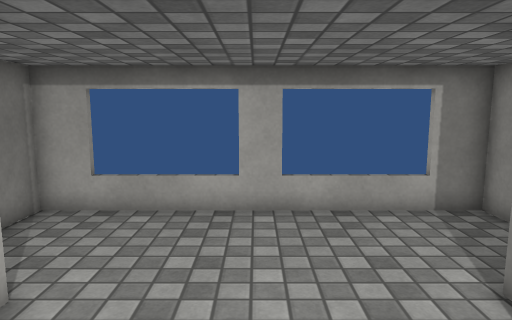
view 1 (above)

12 first-person views from a walk through a 3-D level made in the Unity game engine. The camera is 1.4 m above the floor, tilts 8° down and sees 70° across. The floor is counted in squares, 0.5 m on a side. Each view is taken from the middle of a square. On the plan, view 1 faces up. The plan holds only what a view shows up to about 20 squares ahead; the rest is blank. The place goes on beyond the plan. The player character is not drawn. Some surface patterns are stand-ins.

view 2
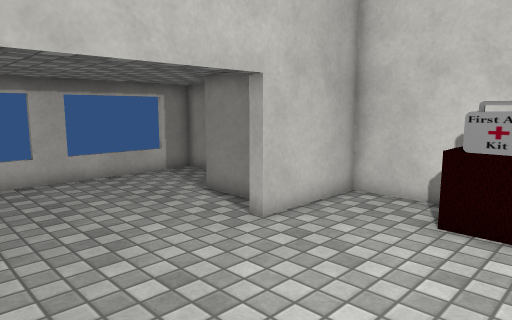

view 3
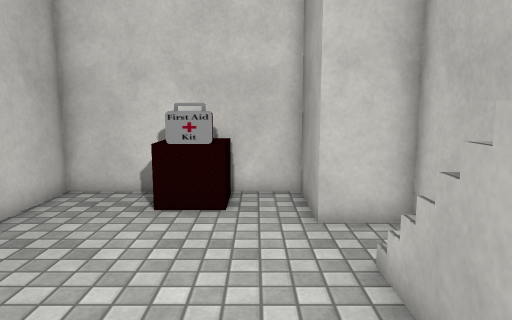

view 4
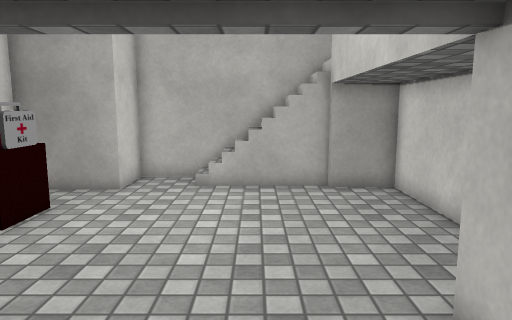

view 5
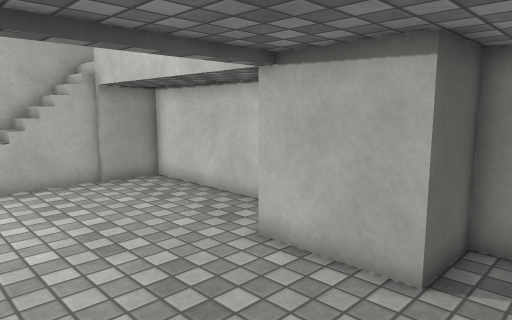

view 6
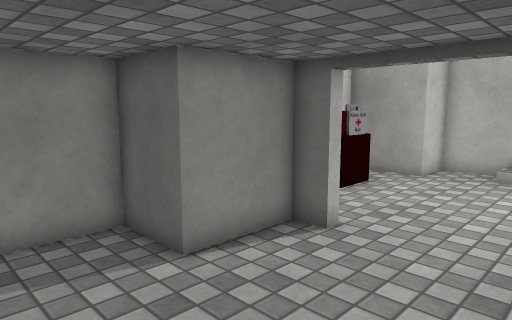

view 7
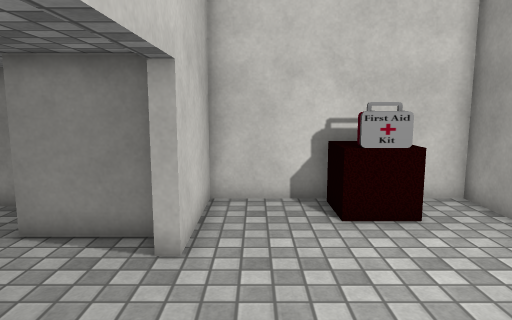

view 8
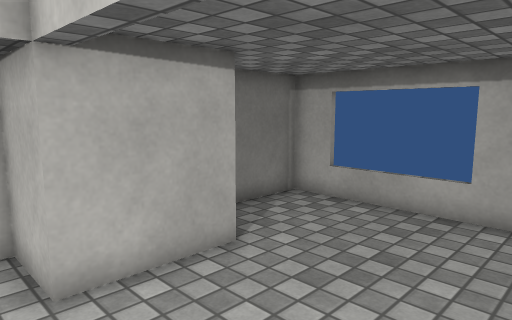

view 9
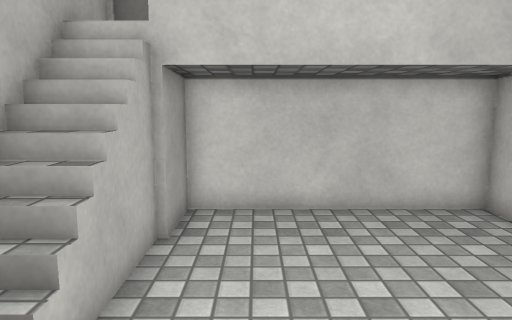

view 10
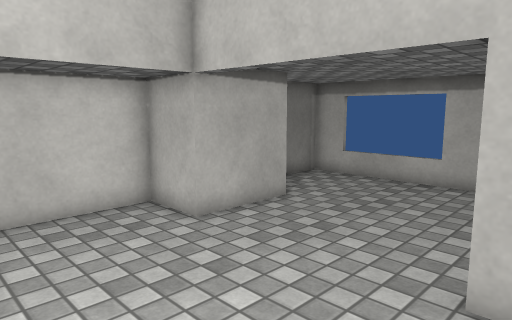

view 11
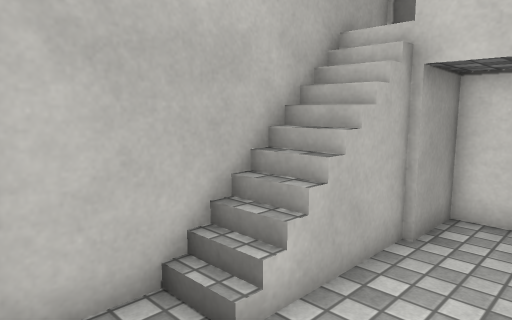

view 12
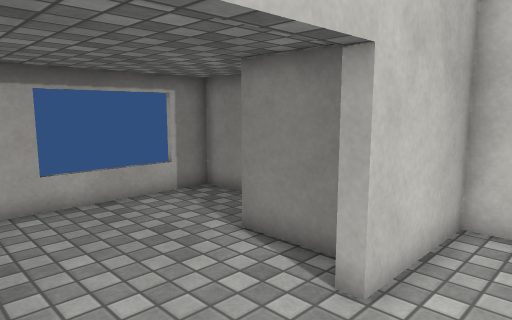

### Floor plan
Key: @ floor where view 1 was taken; # wall or solid block; x gap in a wall; . floor; / step, stairs or slope; v drop or lower ground; O other object.
Columns run from 6 left of view 1 to 7 right of it. Each row starts with its distance up from view 1.
 10 ##    #    x#
  9 #...........#
  8 #...........#
  7 #...........#
  6 #...........#
  5 ###.......###
  4   #.......#
  3   #.......#
  2 ###......###
  1 ###......#####
  0 #.....@......#
 -1 #............#
 -2 #..........OO#
 -3 #..........OO#
 -4 #..........OO#
 -5 #............#
 -6 #.......... ##
 -7 #/#v////..##
 -8 #  /////..#
 -9 ###########

Positions as (right, up) in squares from view 1, and headings:
1: (0, 0), facing up
2: (-4, -5), facing up-right
3: (-5, -5), facing right
4: (-1, 6), facing down
5: (2, 7), facing down-left
6: (-2, 9), facing down-right
7: (-4, 0), facing right
8: (2, 0), facing up-left
9: (4, -5), facing left
10: (4, -4), facing up-left
11: (4, -4), facing down-left
12: (-2, -1), facing up-right
